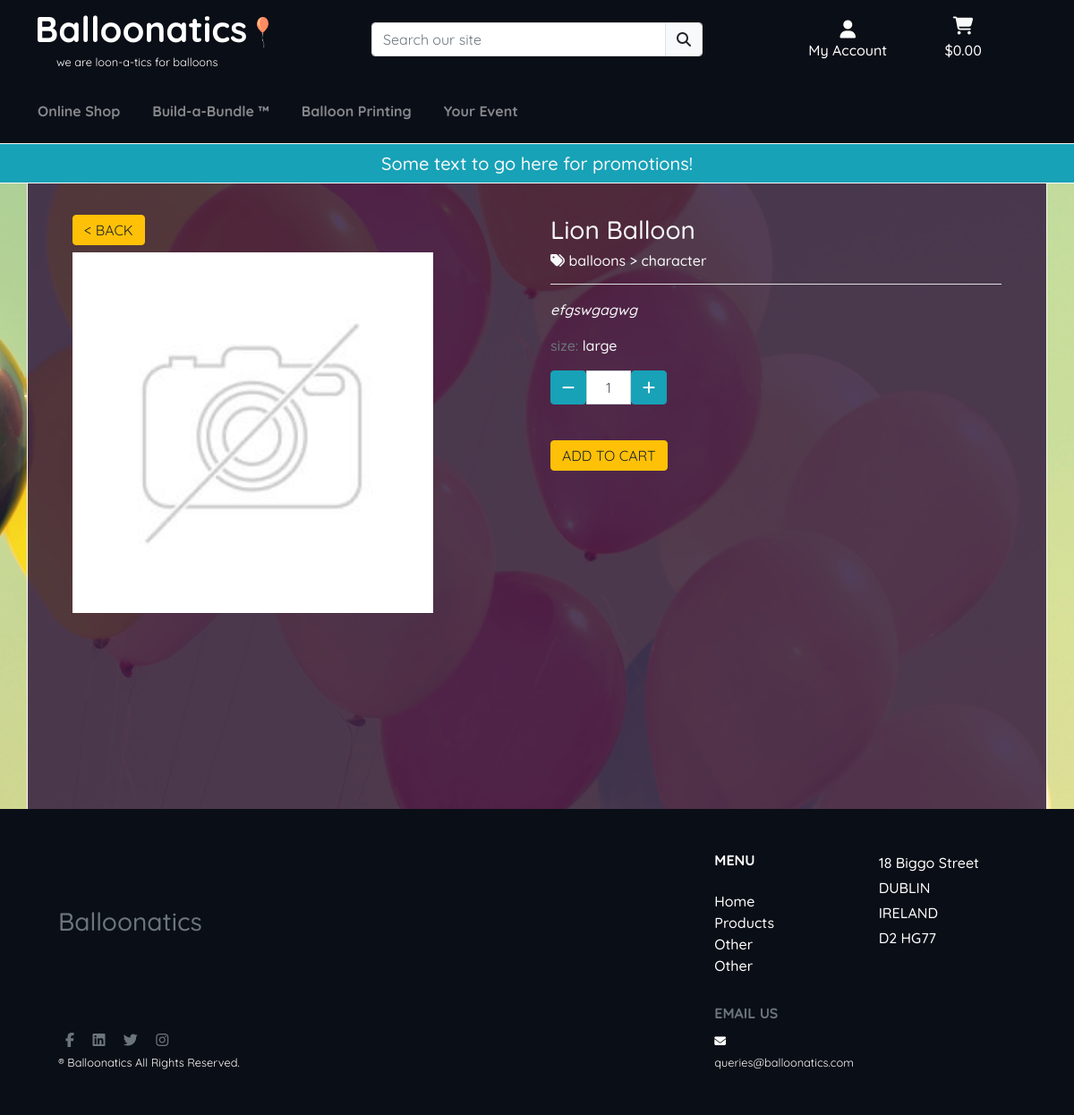
The page /products/9/ on the database its author committed.
### products/models.py (models this page shows, shortened)
class Product(models.Model):
    name = models.CharField(max_length=254, null=False, blank=False)
    category = models.ForeignKey('Category', null=True, blank=True,
                                 on_delete=models.SET_NULL)
    sub_category = models.ForeignKey('Sub_Category', null=True, blank=True,
                                     on_delete=models.SET_NULL)
    material = models.ForeignKey('Material', null=True, blank=True,
                                 on_delete=models.SET_NULL)
    uuid = models.CharField(max_length=254, null=True, blank=True)
    description = models.TextField()
    full_price = models.DecimalField(max_digits=6, decimal_places=2, blank=False,
                                default=0.00, validators=[MinValueValidator(
                                    Decimal('0.00'))])
    discounted_price = models.DecimalField(max_digits=6, decimal_places=2,
                                           blank=False, default=0.00,
                                           validators=[MinValueValidator(
                                               Decimal('0.00'))])
    rating = models.DecimalField(max_digits=6, decimal_places=2, null=True,
                                 blank=True, validators=[MinValueValidator(
                                     Decimal('0.00')), MaxValueValidator(
                                         Decimal('5.00'))])
    image = models.ImageField(null=True, blank=True)
    message = models.CharField(max_length=254, null=True, blank=True)
    is_printable = models.BooleanField(default=False)
    age = models.PositiveIntegerField(null=True, blank=True)
    color = models.ForeignKey('Color', null=True, blank=True,
                              on_delete=models.SET_NULL)
    size = models.ForeignKey('Size', null=True, blank=True,
                             on_delete=models.SET_NULL)
    qty_held = models.PositiveIntegerField(default=0)
    shipped_inflated = models.BooleanField(default=False)
    qty_in_bag = models.PositiveIntegerField(default=0) #remove and use annotation
    def calc_qty_in_bag(self, cart):
        if str(self.pk) in cart:
            return cart[str(self.pk)]
        else:
            return 0

class Category(models.Model):
    class Meta:
        verbose_name_plural = 'Categories'
    name = models.CharField(max_length=254)
    display_name = models.CharField(max_length=254, null=True, blank=True)
    image = models.ImageField(null=True, blank=True)
    def __str__(self):
        return self.name

class Sub_Category(models.Model):
    class Meta:
        verbose_name_plural = 'Sub_Categories'
    name = models.CharField(max_length=254)
    display_name = models.CharField(max_length=254, null=True, blank=True)
    image = models.ImageField(null=True, blank=True)
    def __str__(self):
        return self.name

class Size(models.Model):
    name = models.CharField(max_length=254)

### products/views.py (the view)
# urls.py: path('<int:product_id>/', views.product_detail, name='product_detail'),
def product_detail(request, product_id):
    product = get_object_or_404(Product, pk=product_id)
    cart = request.session.get('cart', {})
    qty_in_cart = product.calc_qty_in_bag(cart)
    product.qty_in_cart = qty_in_cart
    context = {
        'product': product,
        'product_alert_qty_threshold': settings.QTY_LOW_ALERT_THRESHOLD,
    }
    return render(request, 'products/product_detail.html', context)

### cart/contexts.py (called while the page is built, shortened)
def cart_contents(request):
    cart_items = []
    total = 0
    product_count = 0
    delivery = 0.00
    cart = request.session.get('cart', {'products':{},'bundles':{},'custom_prints':{}})
    if total > 0:
        delivery = round((total * Decimal(
            settings.DELIVERY_SURCHARGE)), 2)
    grand_total = Decimal(total) + Decimal(delivery)
    context = {
        'cart_items': cart_items,
        'total': total,
        'grand_total': grand_total,
        'product_count': product_count,
        'delivery': delivery,
    }
    return context

### home/contexts.py (called while the page is built)
def menu_context(request):
    categories = Category.objects.exclude(
        name='custom')
    menu_context = {}
    for c in categories:
        sub_category_pks = []
        matching_sub_categories = Product.objects.filter(
            category__name=c.name).exclude(
                category__name='custom').distinct().values('sub_category')
        for msc in matching_sub_categories:
            for v in msc.values():
                sub_category_pks.append(v)
        sub_categories_q = list(Sub_Category.objects.filter(
            id__in=sub_category_pks).exclude(
                name='custom').values('name'))
        sub_categories = []
        for sc in sub_categories_q:
            for v in sc.values():
                sub_categories.append(v)
        menu_context[c.name] = sub_categories
    return {
            'menu_context': menu_context
        }

def configure_toasts(request):
    if 'toast_autohide' in request.POST:
        toast_autohide = request.POST['toast_autohide']
    else:
        toast_autohide = settings.TOAST_AUTOHIDE
    if 'toast_delay' in request.POST:
        toast_delay = request.POST['toast_delay']
    else:
        toast_delay = settings.TOAST_DELAY
    return {
        'toast_delay': toast_delay,
        'toast_autohide': toast_autohide
    }

### products/templates/products/product_detail.html (shortened to what this page needs)
{% extends 'base.html' %}
{% load static %}
{% block content %}
<div class="container bg-container-dark text-light py-5" id="product-detail-container">
    <div class="row mt-2">
        <div class="col-6">
            <div class="row mt-0 mb-2">
                <div class="col-12">
                    <input type=button value="&#60; back" class="btn btn-warning m-0 py-1 text-uppercase" onClick="javascript:history.go(-1);">
                </div>
            </div>
            {% if product.image %}
                <img src="{{ product.image.url }}" class="img-fluid border border-info product-detail-img" alt="{{ product.name }}">
            {% else %}
                <img src="{{ MEDIA_URL }}noimage.png" class="img-fluid product-detail-img" alt="{{ product.name }}">
            {% endif %}
        </div>
        <div class="col-6">
            <h3>{{ product.name }}</h3>
            <h6>
                <i class="fas fa-tags"></i>
                <a href="{% url 'sub_categories' %}?category={{ product.category }}" class="text-light text-decoration-none"> {{ product.category }}</a> >
                <a href="{% url 'products' %}?sub_category={{ product.sub_category }}" class="text-light text-decoration-none">{{ product.sub_category }}</a>
            </h6>
            <hr class="bg-light">
            <p><i>{{ product.description }}</i></p>
            {% if product.size %}
                <p><span class="text-muted">size: </span><span>{{ product.size.name }}</span></p>
            {% endif %}
            <form action="{% url 'add_product_to_cart' product.id %}" method="POST">
                <div class="form-row">
                    <div class="col-12 align-content-left mb-3">
                        <div class="input-group">
                            <span class="input-group-btn">
                                <button type="button" class="quantity-left-minus btn btn-info btn-number border-info" data-type="minus"
                                    data-field="">
                                    <span class="fas fa-minus"></span>
                                </button>
                            </span>
                            <input type="text" id="qty" name="qty" class="form-control input-number text-center qty-input border-top-info border-bottom-info" value="1"
                                min="1" max="100">
                            <span class="input-group-btn">
                                <button type="button" class="quantity-right-plus btn btn-info btn-number border-info" data-type="plus"
                                    data-field="">
                                    <span class="fas fa-plus"></span>
                                </button>
                            </span>
                        </div>
                    </div>
                    <div class="col-12 align-content-left mt-3">
                        <input type="submit" class="btn btn-warning py-1 mt-2 mb-5 text-uppercase" value="add to cart">
                    </div>
                </div>
            </form>
        </div>
    </div>
</div>
{% endblock %}

### static/css/style.css (style rules this page uses)
html { height: 100%; }
body { background: url('/media/balloons-bg.jpg') no-repeat center center fixed; background-size: cover; height: calc(100vh - 164px); color: #fff; font-family: 'Quicksand', sans-serif; font-weight: 500; z-index: -10; min-height: 90vh; }
.bg-container-dark { background-color: rgba(52,28,64,0.85); background-attachment: fixed; background-size: cover; height: 100%; width: 100%; z-index: -9; min-height: 90vh; border-left: 1pt solid #f8f9fa; border-right: 1pt solid #f8f9fa; margin-top: -50px; padding-top: 50px; padding-left: 50px; padding-right: 50px; }
a { color: inherit; }
.qty-input { max-width: 50px; }
.product-detail-img { width: 80%; }

### rows shown on the page
Product: name "Lion Balloon", category "balloons", sub_category "character", description "efgswgagwg", size.name "large"
